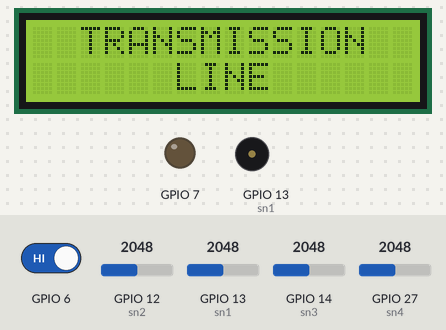
This program was run on a simulated ESP32. Shown: 16×2 character LCD, output pins drawn as LEDs (lit = HIGH), buzzer (waves = sounding). The inputs (shaded band) are chosen by the test bench; at power-on: GPIO 6 HIGH, GPIO 12 (sn2) = 2048, GPIO 13 (sn1) = 2048, GPIO 14 (sn3) = 2048, GPIO 27 (sn4) = 2048. What the program prints to the serial monitor is not drawn.

Above: at 1.1 s.
At 3.8 s:
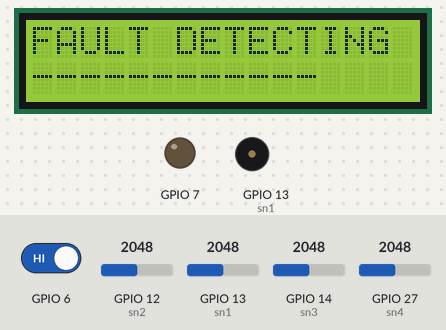
3.9 s: GPIO 6 driven LOW
At 8.9 s:
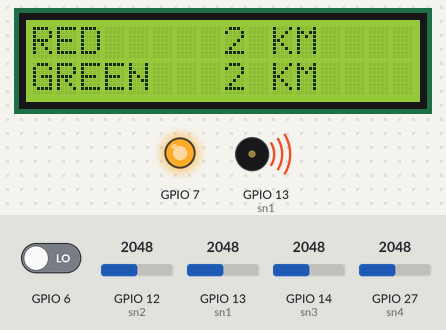
11.7 s: GPIO 6 driven HIGH
At 16.5 s:
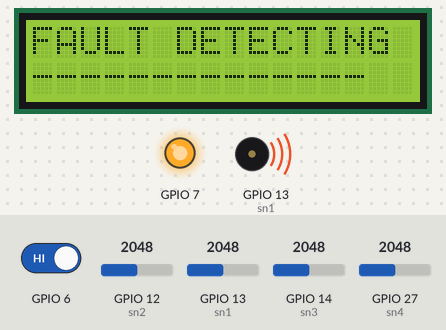
Timing chart, 0 to 18.0 s (numbered marks = the images above; inputs shaded):
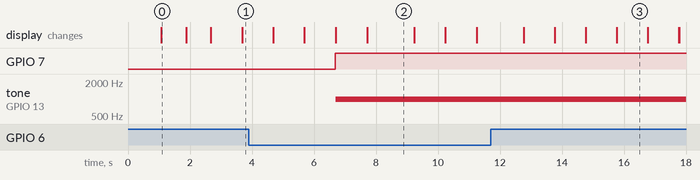

The program:

main.cpp
```cpp
#include <Arduino.h>
//#include <SoftwareSerial.h>
#include <ArduinoJson.h>
#include <LiquidCrystal.h>
LiquidCrystal lcd(12, 11, 5, 4, 3, 2);
//SoftwareSerial nodemcu(9, 10);

#define sn1 13
#define sn2 12
#define sn3 14
#define sn4 27

//void sendStatus();
float getVPP1();
float getVPP2();
float getVPP3();
float getVPP4();

int mVperAmp = 100;
float I1 = 0.00;
float I2 = 0.00;
float I3 = 0.00;
int FT = 1;
int MAP = 0;
double pickup_current = 0.55;
double fault_current = 0;
double Voltage1 = 0;
double Voltage2 = 0;
double Voltage3 = 0;
double Voltage4 = 0;
double VRMS1 = 0;
double VRMS2 = 0;
double VRMS3 = 0;
double VRMS4 = 0;
double AmpsRMS1 = 0;
double AmpsRMS2 = 0;
double AmpsRMS3 = 0;
double AmpsRMS4 = 0;
void setup(){
 pinMode (7, OUTPUT);
 pinMode (6, INPUT);
 lcd.begin(16, 2);
 Serial.begin(9600);
 Serial.begin(9600);
 //nodemcu.begin(115200);
 delay(1000);
 Serial.println("Program started");
 lcd.print("  TRANSMISSION ");
 lcd.setCursor (0, 1);
 lcd.print("      LINE     ");
 delay(800);
 lcd.clear();
 lcd.print("FAULT DECTECTION");
 lcd.setCursor (0, 1);
 lcd.print("     SYSTEM");
 delay(800);
}

void loop(){
 //sendStatus();
 Voltage1 = getVPP1();
 VRMS1 = (Voltage1/2.0) *0.707;
 AmpsRMS1 = (VRMS1 * 1000)/mVperAmp;
 Serial.print(AmpsRMS1);
 Serial.println(" Neutral RMS");
 Voltage2 = getVPP2();
 VRMS2 = (Voltage2/2.0) *0.707;
 AmpsRMS2 = (VRMS2 * 1000)/mVperAmp;
 Serial.print(AmpsRMS2);
 Serial.println(" Red RMS");
 Voltage3 = getVPP3();
 VRMS3 = (Voltage3/2.0) *0.707;
 AmpsRMS3 = (VRMS3 * 1000)/mVperAmp;
AmpsRMS3 = (AmpsRMS3+(AmpsRMS3*(0.40)));
 Serial.print(AmpsRMS3);
 Serial.println(" Green RMS");
 Voltage4 = getVPP4();
 VRMS4 = (Voltage4/2.0) *0.707;
 AmpsRMS4 = (VRMS4 * 1000)/mVperAmp;
 Serial.print(AmpsRMS4);
 Serial.println(" Blue RMS");
 if (((AmpsRMS2 > pickup_current) && (AmpsRMS1 >= 0.37)) || ((AmpsRMS3 > pickup_current) && (AmpsRMS1 >= 0.37)) || ((AmpsRMS4 > pickup_current) && (AmpsRMS1 >= 0.37)) || ((AmpsRMS2 > pickup_current) && (AmpsRMS3 > pickup_current)) || ((AmpsRMS3 > pickup_current) && (AmpsRMS4 > pickup_current)) || ((AmpsRMS4 > pickup_current) && (AmpsRMS2 > pickup_current))){
  lcd.clear();
  digitalWrite (7, HIGH);
  while (digitalRead(6) == LOW){
     Serial.print(AmpsRMS1);
     Serial.println(" Neutral RMS");
     Serial.print(AmpsRMS2);
     Serial.println(" RED RMS");
     Serial.print(AmpsRMS3);
     Serial.println(" GREEN RMS");
     Serial.print(AmpsRMS4);
     Serial.println(" BLUE RMS");
    lcd.clear();
    if ((AmpsRMS2 > pickup_current) && (AmpsRMS3 > pickup_current) && (AmpsRMS4 > pickup_current) && (AmpsRMS1 < 0.40)){
    tone (13, 1000);
    lcd.print ("Three Phase");
    lcd.setCursor (0, 1);
    lcd.print("fault");
    FT = 2;
  }
  else if ((AmpsRMS2 > pickup_current) || (AmpsRMS3 > pickup_current) || (AmpsRMS4 > pickup_current)){
    if ((AmpsRMS2 > pickup_current) && (AmpsRMS3 > pickup_current)|| (AmpsRMS3 > pickup_current) && (AmpsRMS4 > pickup_current)|| (AmpsRMS4 > pickup_current) && (AmpsRMS2 > pickup_current)){
    tone (13, 1000);
    if (AmpsRMS1 >= 0.38){
      lcd.clear();
      lcd.print ("Double line to");
      lcd.setCursor (0, 1);
      lcd.print("Ground fault");
      FT = 3;
    }
    else{
      lcd.print ("line to line");
      lcd.setCursor (0, 1);
      lcd.print("fault");
      FT = 4;
      }
  }
    else {
    tone (13, 1000);
    lcd.print ("Single line to");
    lcd.setCursor (0, 1);
    lcd.print("Ground fault");
    FT = 5;
    }
  }
  delay(1000);
  lcd.clear();

  if ((AmpsRMS2 > pickup_current) && (AmpsRMS1 >= 0.37))
 {
  fault_current = AmpsRMS2;
  lcd.clear();
  lcd.setCursor (0, 0);
  lcd.print("RED");
  lcd.setCursor (0, 1);
  lcd.print("GROUND");

 }
 if ((AmpsRMS3 > pickup_current) && (AmpsRMS1 >= 0.37))
 {
  fault_current = AmpsRMS3;
  lcd.clear();
  lcd.setCursor (0, 0);
  lcd.print("GREEN");
  lcd.setCursor (0, 1);
  lcd.print("GROUND");

 }
 if ((AmpsRMS4 > pickup_current) && (AmpsRMS1 >= 0.37))
 {
  fault_current = AmpsRMS4;
  lcd.clear();
  lcd.setCursor (0, 0);
  lcd.print("BLUE");
  lcd.setCursor (0, 1);
  lcd.print("GROUND");

 }
  if ((AmpsRMS2 > pickup_current) && (AmpsRMS3 > pickup_current))
 {
  fault_current = AmpsRMS3;
  lcd.clear();
  lcd.setCursor (0, 0);
  lcd.print("RED");
  lcd.setCursor (0, 1);
  lcd.print("GREEN");

 }
 else if ((AmpsRMS3 > pickup_current) && (AmpsRMS4 > pickup_current))
 {
  fault_current = AmpsRMS3;
  lcd.clear();
  lcd.setCursor (0, 0);
  lcd.print("GREEN");
  lcd.setCursor (0, 1);
  lcd.print("BLUE");

 }
 else if  ((AmpsRMS4 > pickup_current) && (AmpsRMS2 > pickup_current))
 {
  fault_current = AmpsRMS2;
  lcd.clear();
  lcd.setCursor (0, 0);
  lcd.print("BLUE");
  lcd.setCursor (0, 1);
  lcd.print("RED");

 }

 if (fault_current >= 1.10){
   MAP = 2;
  lcd.setCursor(8, 0);
  lcd.print("2 KM");
  lcd.setCursor(8, 1);
  lcd.print("2 KM");
  if ((AmpsRMS2 > pickup_current) && (AmpsRMS3 > pickup_current) && (AmpsRMS4 > pickup_current)){
     delay(1500);
     lcd.clear();
     lcd.setCursor(0, 0);
     lcd.print("BLUE");
     lcd.setCursor(8, 0);
     lcd.print("2 KM");
  }
 }
  if ((fault_current >= 0.83) && (fault_current < 1.10)){
    MAP = 4;
  lcd.setCursor(8, 0);
  lcd.print("4 KM");
  lcd.setCursor(8, 1);
  lcd.print("4 KM");
  if ((AmpsRMS2 > pickup_current) && (AmpsRMS3 > pickup_current) && (AmpsRMS4 > pickup_current)){
     delay(1500);
     lcd.clear();
     lcd.setCursor(0, 0);
     lcd.print("BLUE");
     lcd.setCursor(8, 0);
     lcd.print("4 KM");
  }
 }
 if ((fault_current >= 0.72) && (fault_current < 0.83)){
   MAP = 6;
  lcd.setCursor(8, 0);
  lcd.print("6 KM");
  lcd.setCursor(8, 1);
  lcd.print("6 KM");
  if ((AmpsRMS2 > pickup_current) && (AmpsRMS3 > pickup_current) && (AmpsRMS4 > pickup_current)){
     delay(1500);
     lcd.clear();
     lcd.setCursor(0, 0);
     lcd.print("BLUE");
     lcd.setCursor(8, 0);
     lcd.print("6 KM");
  }
 }
 if ((fault_current >= pickup_current) && (fault_current < 0.72)){
   MAP = 8;
  lcd.setCursor(8, 0);
  lcd.print("8 KM");
  lcd.setCursor(8, 1);
  lcd.print("8 KM");
  if ((AmpsRMS2 > pickup_current) && (AmpsRMS3 > pickup_current) && (AmpsRMS4 > pickup_current)){
     delay(1500);
     lcd.clear();
     lcd.setCursor(0, 0);
     lcd.print("BLUE");
     lcd.setCursor(8, 0);
     lcd.print("8 KM");
  }
 }
 delay(1000);

  }
 }
 else {
  digitalWrite (7, LOW);
  noTone(13);
  lcd.clear();
  lcd.print("    NO FAULT    ");
  FT = 1;
  }
 }
// void sendStatus(){
//      StaticJsonBuffer<1000> jsonBuffer;
//   JsonObject& data = jsonBuffer.createObject();
//   I1 = AmpsRMS1;
//   I2 = AmpsRMS2;
//   I3 = AmpsRMS3;
//   data["FT"] = FT;
//   data["MAP"] = MAP;
//   data["I1"] = I1;
//   data["I2"] = I2;
//   data["I3"] = I3;
//   data.printTo(nodemcu);
//   jsonBuffer.clear();

// }
float getVPP1()
{
  lcd.clear();
  lcd.print("FAULT DETECTING");
  lcd.setCursor (0, 1);
  lcd.print("----------");
  float result1;
  int readValue1;             //value read from the sensor
  int maxValue1 = 0;          // store max value here
  int minValue1 = 1024;          // store min value here

   uint32_t start_time = millis();
   while((millis()-start_time) < 1000) //sample for 1 Sec
   {
       readValue1 = analogRead(sn1);
       // see if you have a new maxValue
       if (readValue1 > maxValue1)
       {
           //record the maximum sensor value/
           maxValue1 = readValue1;
       }
       if (readValue1 < minValue1)
       {
           //record the minimum sensor value/
           minValue1 = readValue1;
       }
   }

   // Subtract min from max
   result1 = ((maxValue1 - minValue1) * 5.0)/1024.0;

   return result1;

 }
 float getVPP2()
{
  lcd.setCursor (0, 1);
  lcd.print("------------");
  float result2;
  int readValue2;             //value read from the sensor
  int maxValue2 = 0;          // store max value here
  int minValue2 = 1024;          // store min value here

   uint32_t start_time = millis();
   while((millis()-start_time) < 1000) //sample for 1 Sec
   {
       readValue2 = analogRead(sn2);
       // see if you have a new maxValue
       if (readValue2 > maxValue2)
       {
           //record the maximum sensor value/
           maxValue2 = readValue2;
       }
       if (readValue2 < minValue2)
       {
           //record the minimum sensor value/
           minValue2 = readValue2;
       }
   }

   // Subtract min from max
   result2 = ((maxValue2 - minValue2) * 5.0)/1024.0;

   return result2;

 }

 float getVPP3()
{
  lcd.setCursor (0, 1);
  lcd.print("--------------");
  float result3;
  int readValue3;             //value read from the sensor
  int maxValue3 = 0;          // store max value here
  int minValue3 = 1024;          // store min value here

   uint32_t start_time = millis();
   while((millis()-start_time) < 1000) //sample for 1 Sec
   {
       readValue3 = analogRead(sn3);
       // see if you have a new maxValue
       if (readValue3 > maxValue3)
       {
           //record the maximum sensor value/
           maxValue3 = readValue3;
       }
       if (readValue3 < minValue3)
       {
           //record the minimum sensor value/
           minValue3 = readValue3;
       }
   }

   // Subtract min from max
   result3 = ((maxValue3 - minValue3) * 5.0)/1024.0;

   return result3;

 }
 float getVPP4()
{
  lcd.setCursor (0, 1);
  lcd.print("----------------");
  float result4;
  int readValue4;             //value read from the sensor
  int maxValue4 = 0;          // store max value here
  int minValue4 = 1024;          // store min value here

   uint32_t start_time = millis();
   while((millis()-start_time) < 1000) //sample for 1 Sec
   {
       readValue4 = analogRead(sn4);
       // see if you have a new maxValue
       if (readValue4 > maxValue4)
       {
           //record the maximum sensor value/
           maxValue4 = readValue4;
       }
       if (readValue4 < minValue4)
       {
           //record the minimum sensor value/
           minValue4 = readValue4;
       }
   }

   // Subtract min from max
   result4 = ((maxValue4 - minValue4) * 5.0)/1024.0;

   return result4;

 }
```

Measured:
- after the input at 3.9 s, tone on GPIO 13 (sn1): silent → 1000 Hz after 2.8 s; the display: first differs from a run without the input after 2.8 s (image 2 shows a later state)
- after the input at 11.7 s, the display: first differs from a run without the input after 2.1 s (image 3 shows a later state)
- what the display in image 0 shows lasts 0.8 s, from 1.1 s to 1.9 s
- what the display in image 2 shows lasts 1.5 s, from 7.7 s to 9.2 s
- what the display in image 3 shows lasts 1.0 s, from 15.8 s to 16.8 s
